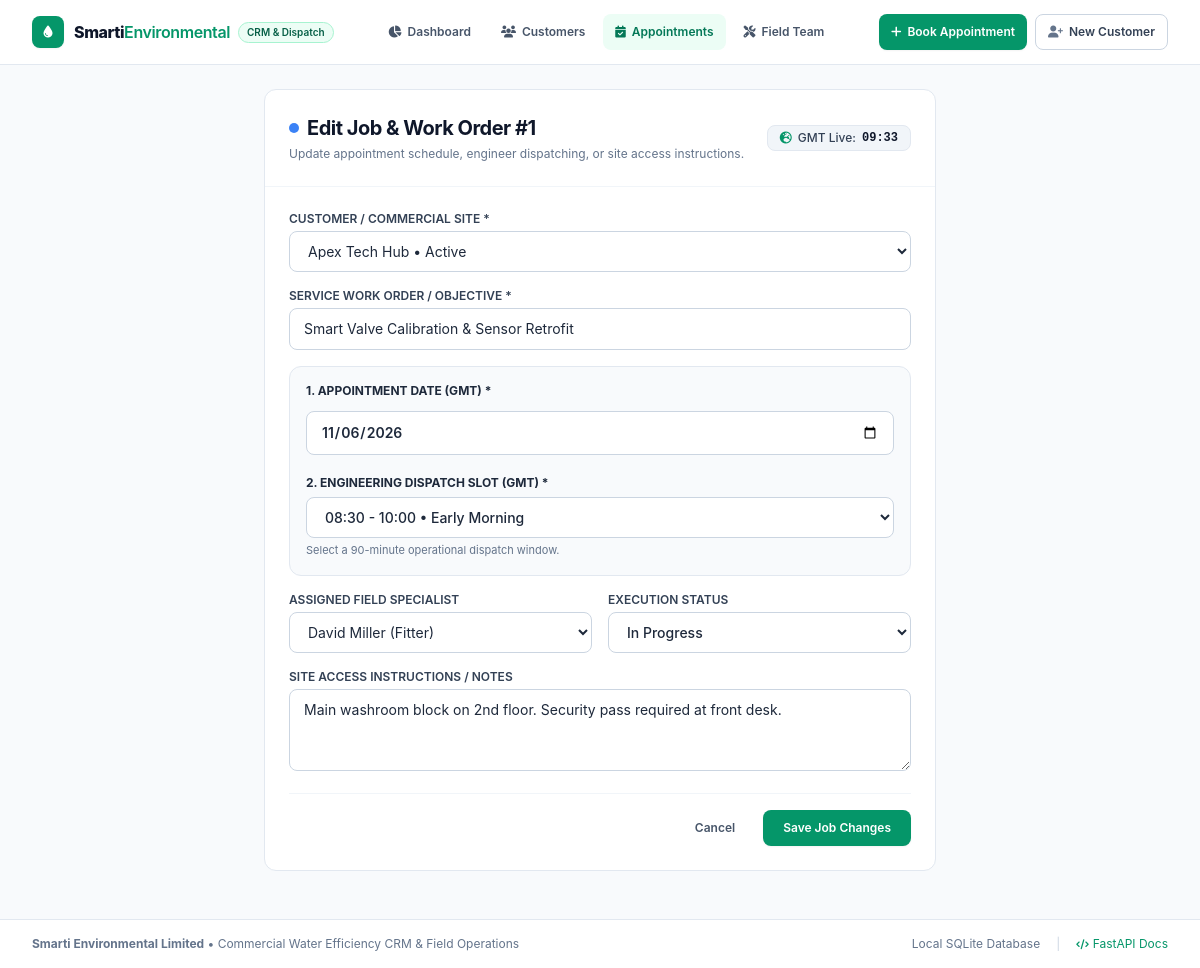
The page /jobs/1/edit on the database its author committed.
### app/models.py (models this page shows)
class Job(Base):
    __tablename__ = "jobs"
    id = Column(Integer, primary_key=True, index=True)
    customer_id = Column(Integer, ForeignKey("customers.id"), nullable=False)
    staff_id = Column(Integer, ForeignKey("staff.id"), nullable=True)
    service_type = Column(String(100), nullable=False)
    scheduled_date = Column(String(20), nullable=False)  # YYYY-MM-DD
    scheduled_time = Column(String(10), nullable=False)  # HH:MM
    status = Column(String(30), default="Pending")       # Pending, In Progress, Completed
    location_notes = Column(Text, nullable=True)
    created_at = Column(DateTime, default=datetime.utcnow)
    customer = relationship("Customer", back_populates="jobs")
    staff = relationship("Staff", back_populates="jobs")

class Customer(Base):
    __tablename__ = "customers"
    id = Column(Integer, primary_key=True, index=True)
    name = Column(String(120), nullable=False)
    email = Column(String(120), nullable=False)
    phone = Column(String(40), nullable=False)
    address = Column(Text, nullable=False)
    onboarding_status = Column(String(40), default="New Enquiry")  # New Enquiry, In Progress, Active
    notes = Column(Text, nullable=True)
    created_at = Column(DateTime, default=datetime.utcnow)
    jobs = relationship("Job", back_populates="customer", cascade="all, delete-orphan", order_by="desc(Job.scheduled_date)")

class Staff(Base):
    __tablename__ = "staff"
    id = Column(Integer, primary_key=True, index=True)
    name = Column(String(120), nullable=False)
    role = Column(String(60), nullable=False)  # Fitter, Maintenance Engineer
    email = Column(String(120), nullable=False)
    phone = Column(String(40), nullable=False)
    specialism = Column(String(120), default="Water Systems & Sensors")
    is_active = Column(Integer, default=1)
    jobs = relationship("Job", back_populates="staff")

### main.py (the view)
@app.get("/jobs/{job_id}/edit", response_class=HTMLResponse)
def edit_job_form(request: Request, job_id: int, db: Session = Depends(get_db)):
    job = crud.get_job(db, job_id)
    if not job:
        return RedirectResponse(url="/jobs")
    customers = crud.get_customers(db)
    staff = crud.get_staff_members(db)
    time_ctx = get_gmt_time_context()
    return templates.TemplateResponse(
        request=request,
        name="job_edit.html",
        context={
            "active_page": "jobs",
            "job": job,
            "customers": customers,
            "staff": staff,
            "selected_customer_id": job.customer_id,
            "today_gmt": time_ctx["today_gmt"],
            "now_gmt_time": time_ctx["now_gmt_time"],
            "suggested_date": time_ctx["suggested_date"],
            "selected_slot_time": job.scheduled_time,
            "dispatch_slots": time_ctx["dispatch_slots"],
            "error_message": None
        }
    )

### app/templates/job_edit.html (shortened to what this page needs)
{% extends "base.html" %}
{% block content %}
<div class="max-w-2xl mx-auto">
    <div class="bg-white rounded-xl border border-slate-200 shadow-xs overflow-hidden">
        <div class="p-6 border-b border-slate-100 flex flex-col sm:flex-row sm:items-center justify-between gap-3">
            <div>
                <div class="flex items-center space-x-2">
                    <span class="w-2.5 h-2.5 rounded-full {% if job %}bg-blue-500{% else %}bg-emerald-500{% endif %}"></span>
                    <h1 class="text-xl font-bold text-slate-900 tracking-tight">
                        {% if job %}Edit Job & Work Order #{{ job.id }}{% else %}Book Field Appointment{% endif %}
                    </h1>
                </div>
                <p class="text-xs text-slate-500 mt-1">
                    {% if job %}
                        Update appointment schedule, engineer dispatching, or site access instructions.
                    {% else %}
                        Select commercial client and choose an available engineering dispatch slot.
                    {% endif %}
                </p>
            </div>
            <div class="inline-flex items-center space-x-1.5 px-3 py-1 bg-slate-100 border border-slate-200 text-slate-700 text-xs font-medium rounded-lg self-start sm:self-center">
                <i class="fa-solid fa-earth-europe text-emerald-600 text-xs"></i>
                <span>GMT Live:</span>
                <span class="font-bold text-slate-900 font-mono" id="liveGmtClock">{{ now_gmt_time }}</span>
            </div>
        </div>
        <form method="post" action="{% if job %}/jobs/{{ job.id }}/edit{% else %}/jobs/new{% endif %}" class="p-6 space-y-4" id="appointmentForm">
            <div>
                <label class="block text-xs font-semibold text-slate-700 uppercase mb-1">Customer / Commercial Site *</label>
                <select name="customer_id" required class="w-full text-sm border border-slate-300 rounded-lg px-3.5 py-2.5 bg-white focus:outline-none focus:ring-2 focus:ring-emerald-500">
                    {% for c in customers %}
                    <option value="{{ c.id }}" {% if (job and job.customer_id == c.id) or (selected_customer_id == c.id) %}selected{% endif %}>
                        {{ c.name }} &bull; {{ c.onboarding_status }}
                    </option>
                    {% endfor %}
                </select>
            </div>
            <div>
                <label class="block text-xs font-semibold text-slate-700 uppercase mb-1">Service Work Order / Objective *</label>
                <input type="text" name="service_type" required value="{{ job.service_type if job else (form_service_type or '') }}" placeholder="e.g. Smart Urinal Valve Retrofit & Telemetry Calibration" class="w-full text-sm border border-slate-300 rounded-lg px-3.5 py-2.5 focus:outline-none focus:ring-2 focus:ring-emerald-500">
            </div>
            <div class="bg-slate-50 p-4 rounded-xl border border-slate-200 space-y-3">
                <div class="flex flex-col sm:flex-row sm:items-center justify-between gap-2">
                    <label class="block text-xs font-bold text-slate-800 uppercase">
                        1. Appointment Date (GMT) *
                    </label>
                </div>
                <input type="date"
                       id="scheduled_date"
                       name="scheduled_date"
                       required
                       min="{{ today_gmt }}"
                       value="{{ job.scheduled_date if job else (form_date or suggested_date) }}"
                       class="w-full text-sm border border-slate-300 rounded-lg px-3.5 py-2.5 bg-white focus:outline-none focus:ring-2 focus:ring-emerald-500 font-semibold">
                <div class="pt-2">
                    <label class="block text-xs font-bold text-slate-800 uppercase mb-1.5">
                        2. Engineering Dispatch Slot (GMT) *
                    </label>
                    <select id="scheduled_time" name="scheduled_time" required class="w-full text-sm border border-slate-300 rounded-lg px-3.5 py-2.5 bg-white focus:outline-none focus:ring-2 focus:ring-emerald-500 font-medium">
                        {% for slot in dispatch_slots %}
                        <option value="{{ slot.time }}"
                                data-time="{{ slot.time }}"
                                {% if (job and job.scheduled_time == slot.time) or (selected_slot_time == slot.time) %}selected{% endif %}>
                            {{ slot.label }} &bull; {{ slot.period }}
                        </option>
                        {% endfor %}
                    </select>
                    <p id="slotHelpText" class="text-[11px] text-slate-500 mt-1">Select a 90-minute operational dispatch window.</p>
                </div>
            </div>
            <div class="grid grid-cols-1 sm:grid-cols-2 gap-4">
                <div>
                    <label class="block text-xs font-semibold text-slate-700 uppercase mb-1">Assigned Field Specialist</label>
                    <select name="staff_id" class="w-full text-sm border border-slate-300 rounded-lg px-3.5 py-2.5 bg-white focus:outline-none focus:ring-2 focus:ring-emerald-500">
                        {% for s in staff %}
                        <option value="{{ s.id }}" {% if job and job.staff_id == s.id %}selected{% endif %}>
                            {{ s.name }} ({{ s.role }})
                        </option>
                        {% endfor %}
                    </select>
                </div>
                <div>
                    <label class="block text-xs font-semibold text-slate-700 uppercase mb-1">Execution Status</label>
                    <select name="status" class="w-full text-sm border border-slate-300 rounded-lg px-3.5 py-2.5 bg-white focus:outline-none focus:ring-2 focus:ring-emerald-500 font-medium">
                        {% if job %}
                            <option value="In Progress" {% if job.status == 'In Progress' %}selected{% endif %}>In Progress</option>
                        {% else %}
                            <option value="Pending" selected>Pending</option>
                            <option value="In Progress">In Progress (Immediate)</option>
                        {% endif %}
                    </select>
                </div>
            </div>
            <div>
                <label class="block text-xs font-semibold text-slate-700 uppercase mb-1">Site Access Instructions / Notes</label>
                <textarea name="location_notes" rows="3" placeholder="Key location, site contacts, health & safety requirements" class="w-full text-sm border border-slate-300 rounded-lg px-3.5 py-2.5 focus:outline-none focus:ring-2 focus:ring-emerald-500">{{ job.location_notes if job else (form_notes or '') }}</textarea>
            </div>
            <div class="pt-4 border-t border-slate-100 flex items-center justify-end space-x-3">
                <a href="/jobs?view=upcoming" class="px-4 py-2 text-xs font-semibold text-slate-600 hover:text-slate-900">Cancel</a>
                <button type="submit" id="submitBtn" class="px-5 py-2.5 bg-emerald-600 hover:bg-emerald-700 text-white font-semibold text-xs rounded-lg shadow-sm transition whitespace-nowrap">
                    {% if job %}Save Job Changes{% else %}Confirm Booking{% endif %}
                </button>
            </div>
        </form>
    </div>
</div>
{% endblock %}

### app/templates/base.html (style rules this page uses)
body { font-family: -apple-system, BlinkMacSystemFont, "Segoe UI", Roboto, Helvetica, Arial, sans-serif; }

### rows shown on the page
Job: id "1", customer_id "Apex Tech Hub • Active", service_type "Smart Valve Calibration & Sensor Retrofit", scheduled_date "11/06/2026", staff_id "David Miller (Fitter)", status "In Progress", location_notes "Main washroom block on 2nd floor. Security pass required at front desk."

### other values the page prints
{{ now_gmt_time }} "09:33"
form field scheduled_time "08:30 - 10:00 • Early Morning"
